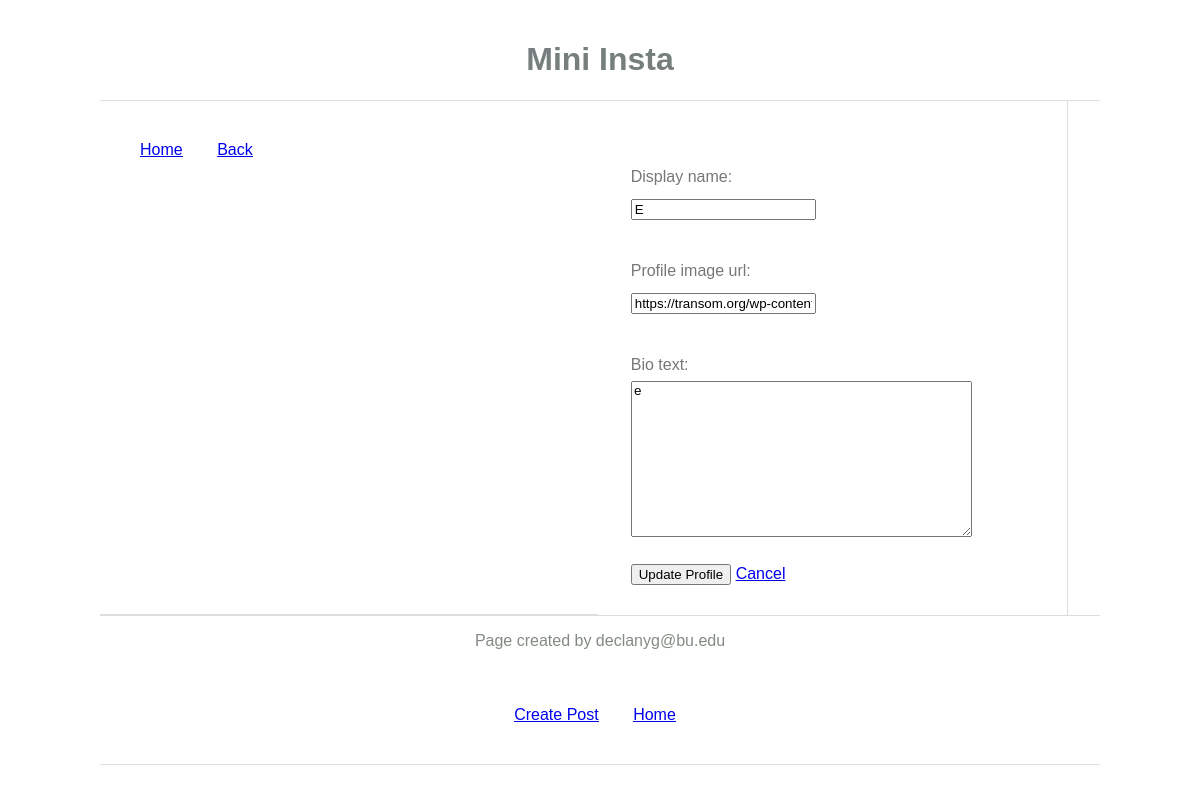
/mini_insta/profile/5/update/, run on an earlier commit of the app's database.
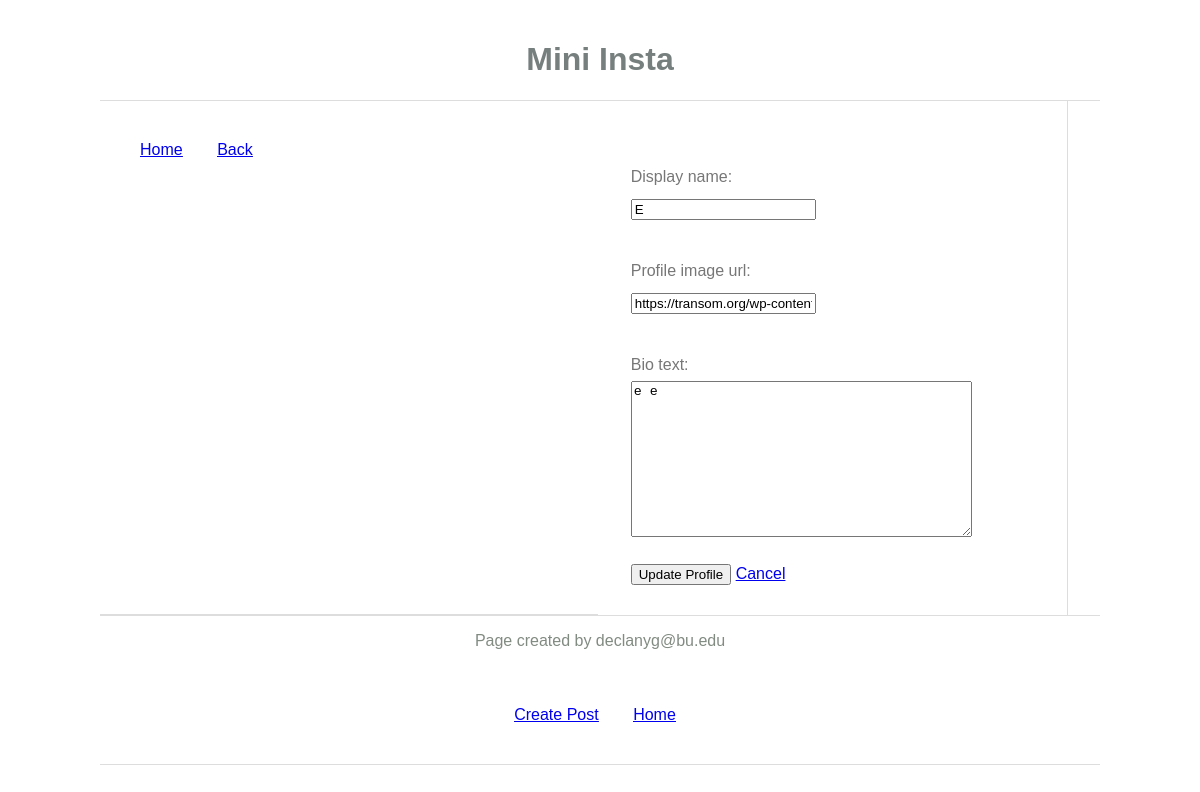
And on a later commit of the database.
### hw/mini_insta/models.py (models this page shows, shortened)
class Profile(models.Model):
    username = models.CharField(max_length=150, unique=True)
    display_name = models.CharField(max_length=150)
    profile_image_url = models.URLField(blank=True)
    bio_text = models.TextField(blank=True)
    join_date = models.DateField(auto_now_add=True)

### hw/mini_insta/views.py (the view, shortened to what this page needs)
# urls.py: path("profile/<int:pk>/update/", views.UpdateProfileView.as_view(), name="update_profile"),
class UpdateProfileView(UpdateView):
    model = Profile
    fields = ['display_name', 'profile_image_url', 'bio_text']
    template_name = "mini_insta/update_profile_form.html"

### hw/mini_insta/templates/mini_insta/update_profile_form.html (shortened to what this page needs)
{% extends "mini_insta/base.html" %}
{% block content %}
<form method="post" action="{% url 'mini_insta:update_profile' profile.pk %}" enctype="multipart/form-data">
    <div style="width: 30%;">
        {{ form.as_p }}
    </div>
    <button type="submit">Update Profile</button>
    <a href="{% url 'mini_insta:show_profile' profile.pk %}" class="cancel">Cancel</a>
</form>
{% endblock %}

### hw/mini_insta/templates/mini_insta/base.html (shortened to what this page needs)
{% load static %}
<!DOCTYPE html>
<html>
    <head>
        <link rel="stylesheet" href="{% static 'mini_insta/styles_grid.css' %}">
    </head>
    <body>
        <div class="grid-container">
        <header>
            <h1>Mini Insta</h1>
        </header>
        <nav>
            <li><a href="{% url 'mini_insta:show_all_profiles' %}">Home</a></li>
            <li><a href="javascript:history.back()">Back</a></li>
        </nav>
    <main>
        {% block content %}
        {% endblock %}
    </main>
    <aside>
    </aside>
    <footer>
        <p>
            Page created by declanyg@bu.edu
        </p>
        <nav>
            {% if profile %}
                <li><a href="{% url 'mini_insta:create_post' profile.pk %}">Create Post</a></li>
            {% endif %}
            <li><a href="{% url 'mini_insta:show_all_profiles' %}">Home</a></li>
        </nav>
    </footer>
</body>
</html>

### hw/mini_insta/static/mini_insta/styles_grid.css (style rules this page uses)
body { margin: 0px; font-family:Arial, Helvetica, sans-serif; }
ul, li { padding: 10px; list-style-type: none; }
h1, h2, h3 { color: #767f7e; }
p { color: #828b82; }
.grid-container { max-width: 1000px; display: grid; grid-template-columns: 1fr 4fr 1fr; column-gap: 3px; margin: 20px auto; }
header { grid-column: span 6; text-align: center; border-bottom: 1px solid #ddd; }
nav { padding: 30px; border-right: 1px solid #ddd; align-items: top; }
nav li { text-decoration: underline; }
main { padding: 30px; }
main p { margin-top: 30px; line-height: 2em; color: #777; }
aside { padding: 30px; border-left: 1px solid #ddd; }
footer { grid-column: span 6; text-align: center; border-top: 1px solid #ddd; }
@media screen and (max-width: 1200px) { nav { grid-column: span 3; border-right: 0; border-bottom: 1px solid #ddd; } }
@media screen and (max-width: 1200px) { nav li { display: inline-block; margin-right: 10px; } }
@media screen and (max-width: 1200px) { main { grid-column: span 2; } }
@media screen and (max-width: 1200px) { aside { padding: 16px; } }

What changed in the data, as far as the page shows it:
changed Profile: bio_text "e" → "e e"
